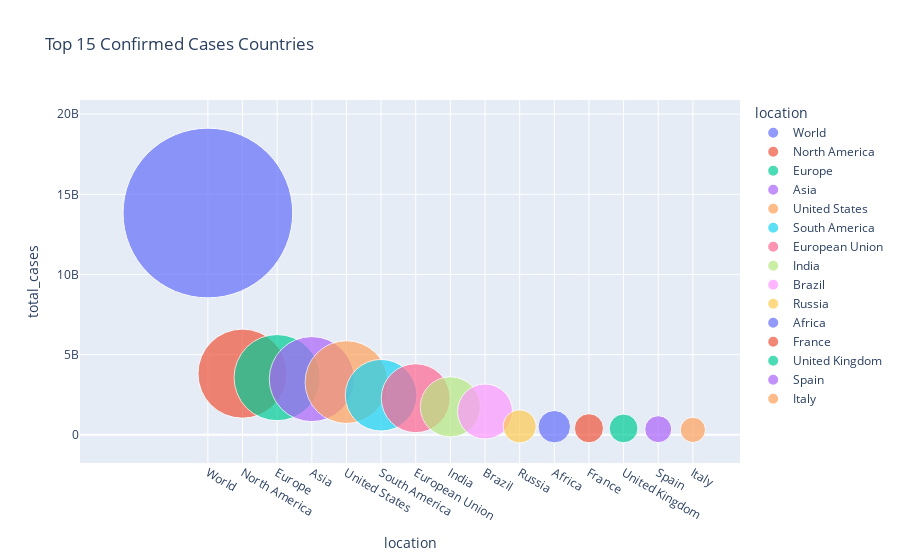

The cell this chart's notebook holds for it:
### Code cell
# a. Top 15 Countries with high number of total cases

covid_top_15 = pd.DataFrame(covid_data.groupby('location')['total_cases'].sum().nlargest(15).sort_values(ascending = False))

fig2 = px.scatter(covid_top_15, x = covid_top_15.index, y = 'total_cases', size = 'total_cases', size_max = 120,
                color = covid_top_15.index, title = 'Top 15 Confirmed Cases Countries')
fig2.show()

### Figure 1 — Plotly figure (JSON) as saved in the notebook; plotly's stock layout.template omitted (floating-point values rounded to 4 significant figures)
{"data": [{"hovertemplate": "location=%{x}<br>total_cases=%{marker.size}<extra></extra>", "legendgroup": "World", "marker": {"color": "#636efa", "size": [13832584678], "sizemode": "area", "sizeref": 960600.0, "symbol": "circle"}, "mode": "markers", "name": "World", "orientation": "v", "showlegend": true, "type": "scatter", "x": ["World"], "xaxis": "x", "y": [13832584678], "yaxis": "y"}, {"hovertemplate": "location=%{x}<br>total_cases=%{marker.size}<extra></extra>", "legendgroup": "North America", "marker": {"color": "#EF553B", "size": [3813577579], "sizemode": "area", "sizeref": 960600.0, "symbol": "circle"}, "mode": "markers", "name": "North America", "orientation": "v", "showlegend": true, "type": "scatter", "x": ["North America"], "xaxis": "x", "y": [3813577579], "yaxis": "y"}, {"hovertemplate": "location=%{x}<br>total_cases=%{marker.size}<extra></extra>", "legendgroup": "Europe", "marker": {"color": "#00cc96", "size": [3565927895], "sizemode": "area", "sizeref": 960600.0, "symbol": "circle"}, "mode": "markers", "name": "Europe", "orientation": "v", "showlegend": true, "type": "scatter", "x": ["Europe"], "xaxis": "x", "y": [3565927895], "yaxis": "y"}, {"hovertemplate": "location=%{x}<br>total_cases=%{marker.size}<extra></extra>", "legendgroup": "Asia", "marker": {"color": "#ab63fa", "size": [3473623976], "sizemode": "area", "sizeref": 960600.0, "symbol": "circle"}, "mode": "markers", "name": "Asia", "orientation": "v", "showlegend": true, "type": "scatter", "x": ["Asia"], "xaxis": "x", "y": [3473623976], "yaxis": "y"}, {"hovertemplate": "location=%{x}<br>total_cases=%{marker.size}<extra></extra>", "legendgroup": "United States", "marker": {"color": "#FFA15A", "size": [3285880731], "sizemode": "area", "sizeref": 960600.0, "symbol": "circle"}, "mode": "markers", "name": "United States", "orientation": "v", "showlegend": true, "type": "scatter", "x": ["United States"], "xaxis": "x", "y": [3285880731], "yaxis": "y"}, {"hovertemplate": "location=%{x}<br>total_cases=%{marker.size}<extra></extra>", "legendgroup": "South America", "marker": {"color": "#19d3f3", "size": [2465915936], "sizemode": "area", "sizeref": 960600.0, "symbol": "circle"}, "mode": "markers", "name": "South America", "orientation": "v", "showlegend": true, "type": "scatter", "x": ["South America"], "xaxis": "x", "y": [2465915936], "yaxis": "y"}, {"hovertemplate": "location=%{x}<br>total_cases=%{marker.size}<extra></extra>", "legendgroup": "European Union", "marker": {"color": "#FF6692", "size": [2281485670], "sizemode": "area", "sizeref": 960600.0, "symbol": "circle"}, "mode": "markers", "name": "European Union", "orientation": "v", "showlegend": true, "type": "scatter", "x": ["European Union"], "xaxis": "x", "y": [2281485670], "yaxis": "y"}, {"hovertemplate": "location=%{x}<br>total_cases=%{marker.size}<extra></extra>", "legendgroup": "India", "marker": {"color": "#B6E880", "size": [1739417593], "sizemode": "area", "sizeref": 960600.0, "symbol": "circle"}, "mode": "markers", "name": "India", "orientation": "v", "showlegend": true, "type": "scatter", "x": ["India"], "xaxis": "x", "y": [1739417593], "yaxis": "y"}, {"hovertemplate": "location=%{x}<br>total_cases=%{marker.size}<extra></extra>", "legendgroup": "Brazil", "marker": {"color": "#FF97FF", "size": [1449752734], "sizemode": "area", "sizeref": 960600.0, "symbol": "circle"}, "mode": "markers", "name": "Brazil", "orientation": "v", "showlegend": true, "type": "scatter", "x": ["Brazil"], "xaxis": "x", "y": [1449752734], "yaxis": "y"}, {"hovertemplate": "location=%{x}<br>total_cases=%{marker.size}<extra></extra>", "legendgroup": "Russia", "marker": {"color": "#FECB52", "size": [523669235], "sizemode": "area", "sizeref": 960600.0, "symbol": "circle"}, "mode": "markers", "name": "Russia", "orientation": "v", "showlegend": true, "type": "scatter", "x": ["Russia"], "xaxis": "x", "y": [523669235], "yaxis": "y"}, {"hovertemplate": "location=%{x}<br>total_cases=%{marker.size}<extra></extra>", "legendgroup": "Africa", "marker": {"color": "#636efa", "size": [505652011], "sizemode": "area", "sizeref": 960600.0, "symbol": "circle"}, "mode": "markers", "name": "Africa", "orientation": "v", "showlegend": true, "type": "scatter", "x": ["Africa"], "xaxis": "x", "y": [505652011], "yaxis": "y"}, {"hovertemplate": "location=%{x}<br>total_cases=%{marker.size}<extra></extra>", "legendgroup": "France", "marker": {"color": "#EF553B", "size": [407128668], "sizemode": "area", "sizeref": 960600.0, "symbol": "circle"}, "mode": "markers", "name": "France", "orientation": "v", "showlegend": true, "type": "scatter", "x": ["France"], "xaxis": "x", "y": [407128668], "yaxis": "y"}, {"hovertemplate": "location=%{x}<br>total_cases=%{marker.size}<extra></extra>", "legendgroup": "United Kingdom", "marker": {"color": "#00cc96", "size": [397446862], "sizemode": "area", "sizeref": 960600.0, "symbol": "circle"}, "mode": "markers", "name": "United Kingdom", "orientation": "v", "showlegend": true, "type": "scatter", "x": ["United Kingdom"], "xaxis": "x", "y": [397446862], "yaxis": "y"}, {"hovertemplate": "location=%{x}<br>total_cases=%{marker.size}<extra></extra>", "legendgroup": "Spain", "marker": {"color": "#ab63fa", "size": [349601685], "sizemode": "area", "sizeref": 960600.0, "symbol": "circle"}, "mode": "markers", "name": "Spain", "orientation": "v", "showlegend": true, "type": "scatter", "x": ["Spain"], "xaxis": "x", "y": [349601685], "yaxis": "y"}, {"hovertemplate": "location=%{x}<br>total_cases=%{marker.size}<extra></extra>", "legendgroup": "Italy", "marker": {"color": "#FFA15A", "size": [306541670], "sizemode": "area", "sizeref": 960600.0, "symbol": "circle"}, "mode": "markers", "name": "Italy", "orientation": "v", "showlegend": true, "type": "scatter", "x": ["Italy"], "xaxis": "x", "y": [306541670], "yaxis": "y"}], "layout": {"legend": {"itemsizing": "constant", "title": {"text": "location"}, "tracegroupgap": 0}, "title": {"text": "Top 15 Confirmed Cases Countries"}, "xaxis": {"anchor": "y", "categoryarray": ["World", "North America", "Europe", "Asia", "United States", "South America", "European Union", "India", "Brazil", "Russia", "Africa", "France", "United Kingdom", "Spain", "Italy"], "categoryorder": "array", "domain": [0, 1], "title": {"text": "location"}}, "yaxis": {"anchor": "x", "domain": [0, 1], "title": {"text": "total_cases"}}}}
